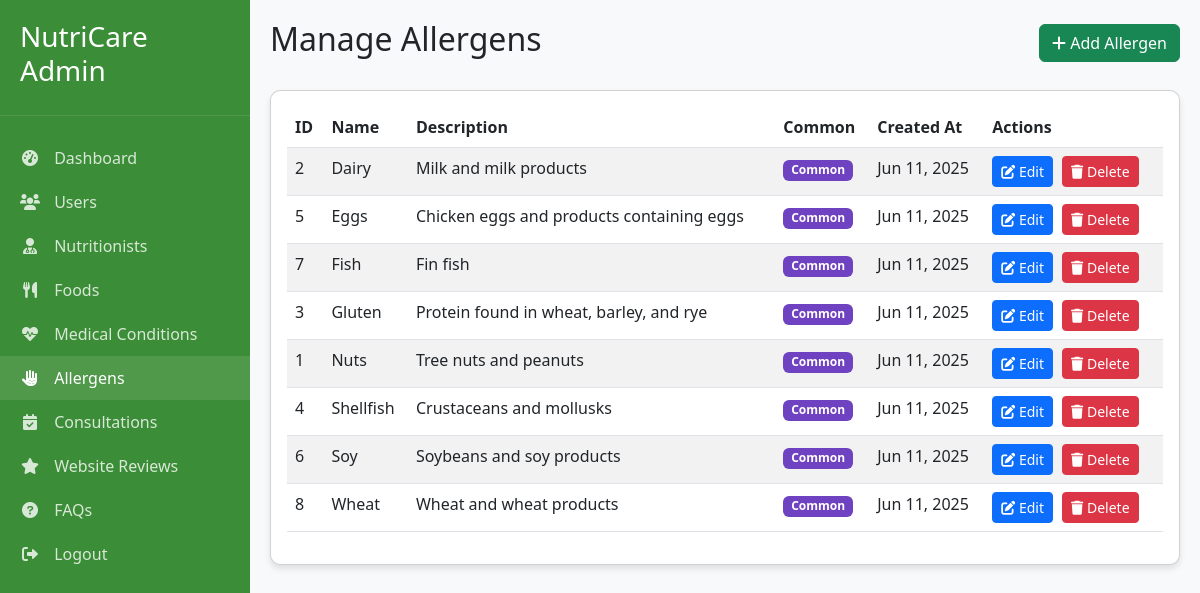
The page /admin_allergens.php (signed in) on the database its author committed.
### tables this page shows
CREATE TABLE allergens (
    allergen_id INT AUTO_INCREMENT PRIMARY KEY,
    name VARCHAR(100) NOT NULL,
    description TEXT,
    created_at TIMESTAMP DEFAULT CURRENT_TIMESTAMP
);

### admin_allergens.php (the view, shortened to what this page needs)
<?php
require_once 'config.php';
$allergens = [];
try {
    $allergens = $conn->query("SELECT * FROM allergens ORDER BY name")->fetchAll(PDO::FETCH_ASSOC);
} catch (PDOException $e) {
    $_SESSION['error'] = "Error fetching allergens: " . $e->getMessage();
}
?>
<!DOCTYPE html>
<html lang="en">
<head>
    <link href="https://cdn.jsdelivr.net/npm/bootstrap@5.3.0/dist/css/bootstrap.min.css" rel="stylesheet">
    <link rel="stylesheet" href="https://cdnjs.cloudflare.com/ajax/libs/font-awesome/6.0.0/css/all.min.css">
</head>
<body>
    <div class="sidebar">
        <div class="sidebar-header">
            <h3>NutriCare Admin</h3>
        </div>
        <div class="sidebar-menu">
            <a href="admin_dashboard.php"><i class="fas fa-tachometer-alt"></i> Dashboard</a>
            <a href="admin_users.php"><i class="fas fa-users"></i> Users</a>
            <a href="admin_nutritionists.php"><i class="fas fa-user-md"></i> Nutritionists</a>
            <a href="admin_foods.php"><i class="fas fa-utensils"></i> Foods</a>
            <a href="admin_conditions.php"><i class="fas fa-heartbeat"></i> Medical Conditions</a>
            <a href="admin_allergens.php" class="active"><i class="fas fa-allergies"></i> Allergens</a>
            <a href="admin_consultations.php"><i class="fas fa-calendar-check"></i> Consultations</a>
            <a href="admin_reviews.php"><i class="fas fa-star"></i> Website Reviews</a>
            <a href="admin_faqs.php"><i class="fas fa-question-circle"></i> FAQs</a>
            <a href="admin_logout.php"><i class="fas fa-sign-out-alt"></i> Logout</a>
        </div>
    </div>
    <div class="main-content">
        <div class="d-flex justify-content-between align-items-center mb-4">
            <h2>Manage Allergens</h2>
            <button class="btn btn-success" data-bs-toggle="modal" data-bs-target="#addAllergenModal">
                <i class="fas fa-plus"></i> Add Allergen
            </button>
        </div>
        <div class="card">
            <div class="card-body">
                <div class="table-responsive">
                    <table class="table table-striped table-hover">
                        <thead>
                            <tr>
                                <th>ID</th>
                                <th>Name</th>
                                <th>Description</th>
                                <th>Common</th>
                                <th>Created At</th>
                                <th>Actions</th>
                            </tr>
                        </thead>
                        <tbody>
                            <?php if (empty($allergens)): ?>
                                <tr>
                                    <td colspan="6" class="text-center">No allergens found</td>
                                </tr>
                            <?php else: ?>
                                <?php foreach ($allergens as $allergen): ?>
                                    <tr>
                                        <td><?php echo $allergen['allergen_id']; ?></td>
                                        <td><?php echo htmlspecialchars($allergen['name']); ?></td>
                                        <td><?php echo htmlspecialchars($allergen['description']); ?></td>
                                        <td>
                                            <?php if (in_array($allergen['name'], ['Nuts', 'Dairy', 'Gluten', 'Shellfish', 'Eggs', 'Soy', 'Fish', 'Wheat'])): ?>
                                                <span class="badge badge-allergen">Common</span>
                                            <?php endif; ?>
                                        </td>
                                        <td><?php echo date('M d, Y', strtotime($allergen['created_at'])); ?></td>
                                        <td class="action-btns">
                                            <button class="btn btn-sm btn-primary edit-btn"
                                                    data-id="<?php echo $allergen['allergen_id']; ?>"
                                                    data-name="<?php echo htmlspecialchars($allergen['name']); ?>"
                                                    data-desc="<?php echo htmlspecialchars($allergen['description']); ?>">
                                                <i class="fas fa-edit"></i> Edit
                                            </button>
                                            <form method="POST" style="display: inline;" onsubmit="return confirm('Are you sure you want to delete this allergen?');">
                                                <button type="submit" name="delete_allergen" class="btn btn-sm btn-danger">
                                                    <i class="fas fa-trash"></i> Delete
                                                </button>
                                            </form>
                                        </td>
                                    </tr>
                                <?php endforeach; ?>
                            <?php endif; ?>
                        </tbody>
                    </table>
                </div>
            </div>
        </div>
    </div>
</body>
</html>

### admin_allergens.php (style rules this page uses)
:root { --green-light: #E3F4E1; --green: #5FB65A; --green-dark: #3C8D37; --sidebar-width: 250px; }
body { background-color: #f8f9fa; }
.sidebar { width: var(--sidebar-width); height: 100vh; position: fixed; left: 0; top: 0; background-color: var(--green-dark); color: white; padding: 20px 0; transition: all 0.3s; }
.sidebar-header { padding: 0 20px 20px; border-bottom: 1px solid rgba(255,255,255,0.1); }
.sidebar-menu { padding: 20px 0; }
.sidebar-menu a { display: block; padding: 10px 20px; color: rgba(255,255,255,0.8); text-decoration: none; transition: all 0.3s; }
.sidebar-menu a:hover, .sidebar-menu a.active { color: white; background-color: rgba(255,255,255,0.1); }
.sidebar-menu a i { margin-right: 10px; width: 20px; text-align: center; }
.main-content { margin-left: var(--sidebar-width); padding: 20px; transition: all 0.3s; }
.card { border-radius: 10px; box-shadow: 0 4px 6px rgba(0, 0, 0, 0.1); }
.table-responsive { border-radius: 10px; overflow: hidden; }
.action-btns .btn { margin-right: 5px; }
.badge-allergen { background-color: #6f42c1; color: white; }

### rows shown on the page
allergens: allergen_id "2", name "Dairy", description "Milk and milk products", shows "Common", created_at "Jun 11, 2025"
allergens: allergen_id "5", name "Eggs", description "Chicken eggs and products containing eggs", shows "Common", created_at "Jun 11, 2025"
allergens: allergen_id "7", name "Fish", description "Fin fish", shows "Common", created_at "Jun 11, 2025"
allergens: allergen_id "3", name "Gluten", description "Protein found in wheat, barley, and rye", shows "Common", created_at "Jun 11, 2025"
allergens: allergen_id "1", name "Nuts", description "Tree nuts and peanuts", shows "Common", created_at "Jun 11, 2025"
allergens: allergen_id "4", name "Shellfish", description "Crustaceans and mollusks", shows "Common", created_at "Jun 11, 2025"
allergens: allergen_id "6", name "Soy", description "Soybeans and soy products", shows "Common", created_at "Jun 11, 2025"
allergens: allergen_id "8", name "Wheat", description "Wheat and wheat products", shows "Common", created_at "Jun 11, 2025"
